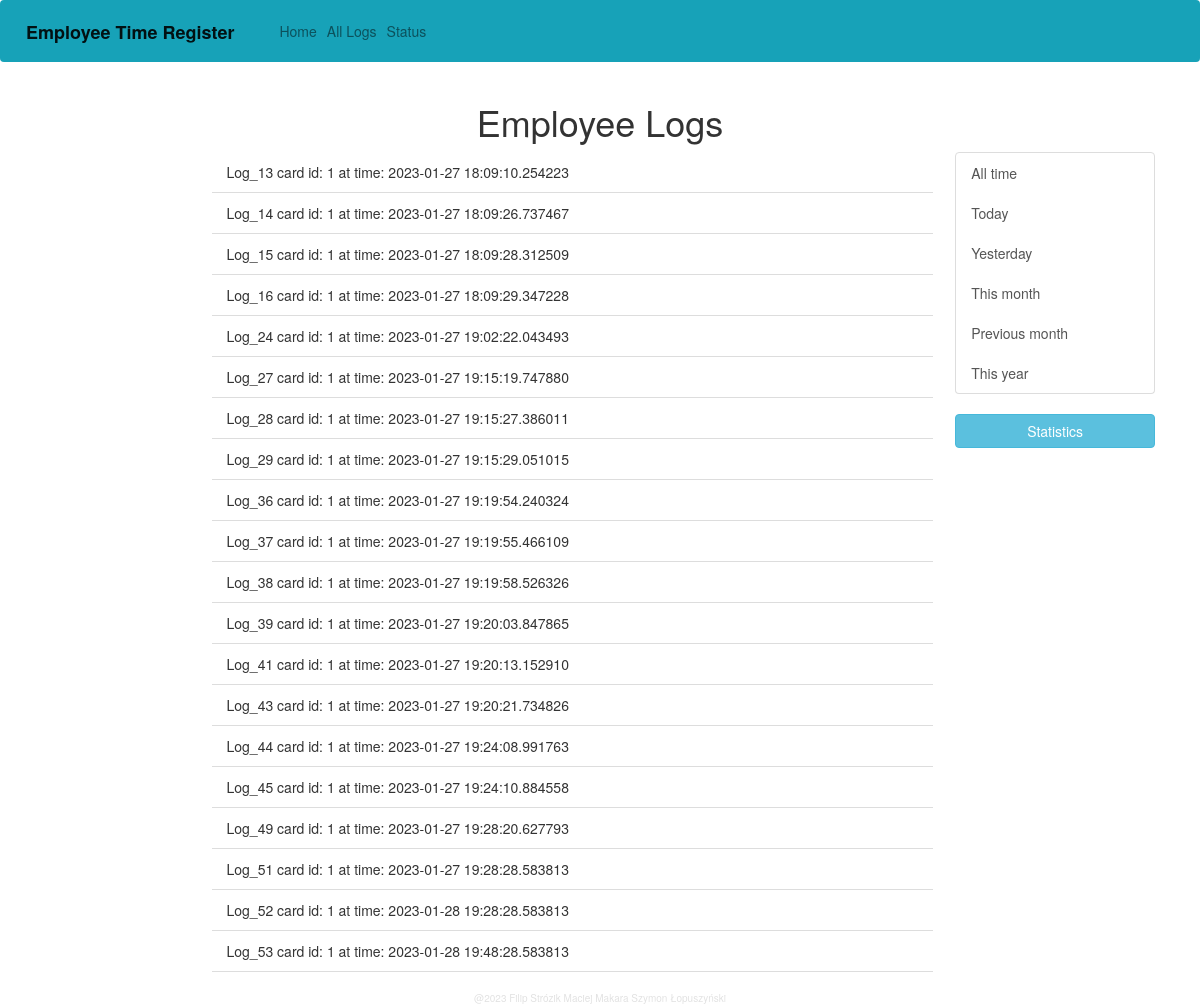
The page /logs/1 on the database its author committed.
### website/models.py (models this page shows)
class Log(db.Model):
    id = db.Column(db.Integer, primary_key=True, autoincrement=True)
    card_id = db.Column(db.String(20), db.ForeignKey('employee.card_id'))
    time = db.Column(db.String(40))
    def __str__(self):
        return "Log_%d card id: %s at time: %16s" % (self.id, self.card_id, self.time)

### website/views.py (the view, shortened to what this page needs)
@views.route('/logs/<employee_id>', methods=['GET', 'POST'])
def logs(employee_id):
    employee = Employee.query.filter_by(card_id=employee_id).first()
    if employee:
        logs = Log.query.filter_by(card_id=employee_id).all()
        return render_template('logs.html', logs=logs)
    else:
        return 'Employee not found'

### website/templates/logs.html (shortened to what this page needs)
{% extends "base.html" %} {% block title %}All_Logs{% endblock %} {% block content %}
    <div class="container">
      <h1 align="center">Employee Logs</h1>
      <section class="float-right" style="width: 18%; height: auto;">
        <form method="POST">
          <div class="list-group" name="how_long">
            <button type="submit" class="list-group-item list-group-item-action" name="time" id="time" value="all_time">All time</button>
            <button type="submit" class="list-group-item list-group-item-action" name="time" id="time" value="today">Today</button>
            <button type="submit" class="list-group-item list-group-item-action" name="time" id="time" value="yesterday">Yesterday</button>
            <button type="submit" class="list-group-item list-group-item-action" name="time" id="time" value="this_month">This month</button>
            <button type="submit" class="list-group-item list-group-item-action" name="time" id="time" value="prev_month">Previous month</button>
            <button type="submit" class="list-group-item list-group-item-action" name="time" id="time" value="this_year">This year</button>
          </div>
        </form>
        <form method="POST">
          <button type="submit" name="avg" id="avg" value="avg" class="btn btn-info btn-block">Statistics</button>
        </form>
      </section>
      <section class="float-left" style="width: 15%; height: auto;">
      </section>
      <section class="float-left" style="width: 65%; height: auto;">
        <ul class="list-group list-group-flush" id="notifications">
          {% for log in logs %}
          <li class="list-group-item">
            {{ log.__str__() }}
          </li>
          {% endfor %}
        </ul>
      </section>
    </div>
{% endblock %}

### rows shown on the page
Log: __str__ "Log_13 card id: 1 at time: 2023-01-27 18:09:10.254223"
Log: __str__ "Log_14 card id: 1 at time: 2023-01-27 18:09:26.737467"
Log: __str__ "Log_15 card id: 1 at time: 2023-01-27 18:09:28.312509"
Log: __str__ "Log_16 card id: 1 at time: 2023-01-27 18:09:29.347228"
Log: __str__ "Log_24 card id: 1 at time: 2023-01-27 19:02:22.043493"
Log: __str__ "Log_27 card id: 1 at time: 2023-01-27 19:15:19.747880"
Log: __str__ "Log_28 card id: 1 at time: 2023-01-27 19:15:27.386011"
Log: __str__ "Log_29 card id: 1 at time: 2023-01-27 19:15:29.051015"
Log: __str__ "Log_36 card id: 1 at time: 2023-01-27 19:19:54.240324"
Log: __str__ "Log_37 card id: 1 at time: 2023-01-27 19:19:55.466109"
Log: __str__ "Log_38 card id: 1 at time: 2023-01-27 19:19:58.526326"
Log: __str__ "Log_39 card id: 1 at time: 2023-01-27 19:20:03.847865"
Log: __str__ "Log_41 card id: 1 at time: 2023-01-27 19:20:13.152910"
Log: __str__ "Log_43 card id: 1 at time: 2023-01-27 19:20:21.734826"
Log: __str__ "Log_44 card id: 1 at time: 2023-01-27 19:24:08.991763"
Log: __str__ "Log_45 card id: 1 at time: 2023-01-27 19:24:10.884558"
Log: __str__ "Log_49 card id: 1 at time: 2023-01-27 19:28:20.627793"
Log: __str__ "Log_51 card id: 1 at time: 2023-01-27 19:28:28.583813"
Log: __str__ "Log_52 card id: 1 at time: 2023-01-28 19:28:28.583813"
Log: __str__ "Log_53 card id: 1 at time: 2023-01-28 19:48:28.583813"
